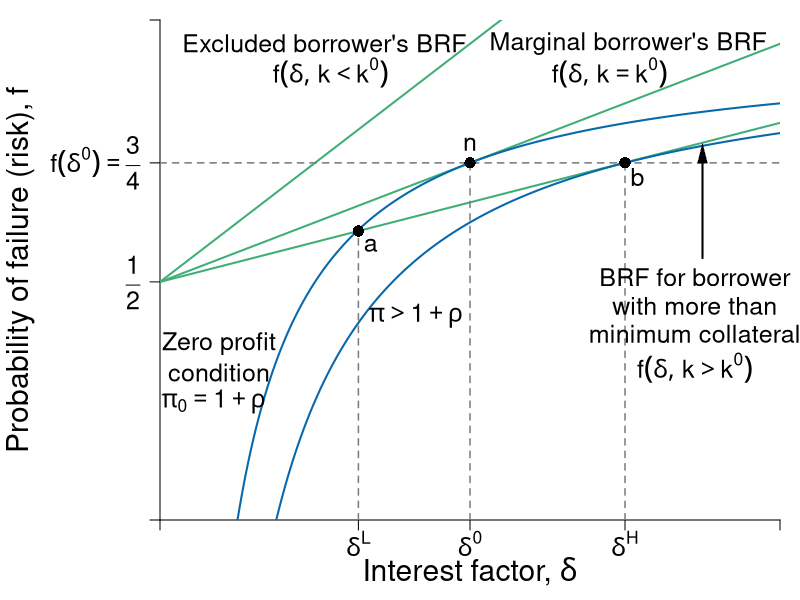

The R script that drew this image:
#Graph Designer: Simon Halliday, Scott Cohn
#Authors: Bowles, Foley and Halliday
#Title: Coordination, Conflict and Competition: A Text in Microeconomics

library(shape)
pdf(file = "credit/non_contractual_equity.pdf", width = 8, height = 6)

#Set parameters for graphics
pointsize <- 1.8
axislabelsize <- 1.8
labelsize <- 1.5
namesize <- 1.8
annotatesize <- 1.5
graphlinewidth <- 2
segmentlinewidth <- 1.5

COL <- c("#7fc97f", "#beaed4", "#fdc086", "#ffff99", "#386cb0", "#f0027f", "#bf5b17", "#666666")
COLA <- c("#e0f3db", "#99d8c9","#66c2a4","#41ae76", "#238b45", "#005824")
COLB <- c("#c6dbef", "#4eb3d3", "#2b8cbe", "#0868ac","#084081")
COLC <- c("#fcfbfd", "#efedf5", "#dadaeb", "#bcbddc", "#9e9ac8", "#807dba", "#6a51a3", "#54278f", "#3f007d")
grays <- gray.colors(25, start = 1, end = 0)

#Edited the margins to cater for the larger LHS labels
par(mar =  c(4, 8, 1, 1))

brfFn <- function(delta, mu = 1, k = 1) {
  .5 + (delta / (2 * mu)) * (1 - k)
}

PCFn <- function(delta, mu = 1) {
  delta/mu
}

isoreturnFn <- function(delta, pi=0.125) {
  1 - (pi)/delta
}

yFn <- function(d1, f1, mu = 1){
  mu*f1*(1 - f1) - d1*(1 - f1)
}

ylow <- function(delta, mu = 1, ybar = 0.0625){
  (-sqrt(delta^2 - 2*delta*mu + mu^2 - 4*mu*ybar) + delta + mu)/(2*mu)
}

yhigh <- function(delta, mu = 1, ybar = 0.0625){
  (sqrt(delta^2 - 2*delta*mu + mu^2 - 4*mu*ybar) + delta + mu)/(2*mu)
}

xlims <- c(0, 2)
ylims <- c(0, 1.05)

npts <- 501 
d1 <- seq(xlims[1], xlims[2], length.out = npts)
f1 <- seq(ylims[1], ylims[2], length.out = npts) 
a <- c(0.0625)

plot(0, 0, xlim = xlims, ylim = ylims, type = "n",
     xlab = expression(paste("")),
     ylab = expression(paste("")), 
     xaxt = "n", 
     yaxt = "n", 
     cex.lab = axislabelsize, 
     bty = "n", 
     xaxs = "i", 
     yaxs = "i"
)


ticksy <- c(ylims[1], 0.5, 0.75, ylims[2])
ylabels <- c(NA, expression(paste(frac(1,2))), expression(paste(f(delta^{0}) == frac(3,4))), NA)
ticksx <- c(xlims[1], 0.64, 1, 1.5, xlims[2])
xlabels <- c(NA, expression(paste(delta^{L})),expression(paste(delta^{0})), expression(paste(delta^{H})), NA)

axis(1, at = ticksx, pos = 0, labels = xlabels, cex.axis = labelsize)
axis(2, at = ticksy, pos = 0, labels = ylabels, las = 1, cex.axis = labelsize)

npts <- 503 
xx1 <- seq(xlims[1], xlims[2], length.out = npts)

#Draw the graphs
lines(xx1, brfFn(xx1, k = 0), col = COLA[4], lwd = graphlinewidth)
lines(xx1, brfFn(xx1, k = 0.5), col = COLA[4], lwd = graphlinewidth)
lines(xx1, brfFn(xx1, k = 0.666), col = COLA[4], lwd = graphlinewidth)
lines(xx1, isoreturnFn(xx1, pi = 0.25), col = COLB[4], lwd = graphlinewidth)
lines(xx1, isoreturnFn(xx1, pi = 0.375), col = COLB[4], lwd = graphlinewidth)


#Axis labels
mtext(expression(paste("Interest factor, ", delta)), side = 1, line = 2.5, cex = axislabelsize)
text(-0.45, 0.5*(ylims[2]), expression(paste("Probability of failure (risk), ", f)), xpd = TRUE, cex = axislabelsize, srt = 90) 


segments(0, 0.75, xlims[2], 0.75, lty = 2, col = grays[20] , lwd = segmentlinewidth)
 


segments(1.5, 0, 1.5, brfFn(delta = 1.5, k = 0.666), lty = 2, col = grays[20] , lwd = segmentlinewidth)
points(1.5, brfFn(1.5, k = 0.666), pch = 16, col = "black", cex = 1.5)
text(1.5 + 0.04, brfFn(1.5, k = 0.666) - 0.03, expression(paste(b)), cex = labelsize)

segments(1, 0, 1, brfFn(delta = 1, k = 0.5), lty = 2, col = grays[20] , lwd = segmentlinewidth)
points(1, brfFn(1, k = 0.5), pch = 16, col = "black", cex = 1.5)
text(1, brfFn(1, k = 0.5) + 0.04, expression(paste(n)), cex = labelsize)

segments(0.64, 0, 0.64, brfFn(delta = 0.64, k = 0.666), lty = 2, col = grays[20] , lwd = segmentlinewidth)
points(0.64, brfFn(0.64, k = 0.666), pch = 16, col = "black", cex = 1.5)
text(0.64 + 0.04, brfFn(0.64, k = 0.666) - 0.03, expression(paste(a)), cex = labelsize)


text(0.53, 1, expression(paste("Excluded borrower's BRF")), cex = labelsize, xpd = TRUE)
text(0.55, 0.94, expression(paste(f(delta, k < k^0))), cex = labelsize)

text(1.51, 1, expression(paste("Marginal borrower's BRF")), cex = labelsize, xpd = TRUE)
text(1.45, 0.94, expression(paste(f(delta, k == k^0))), cex = labelsize)


text(1.725, 0.51, expression(paste("BRF for borrower")), cex = labelsize, xpd = TRUE)
text(1.725, 0.45, expression(paste("with more than")), cex = labelsize, xpd = TRUE)
text(1.725, 0.39, expression(paste("minimum collateral")), cex = labelsize, xpd = TRUE)
text(1.725, 0.32, expression(paste(f(delta, k > k^0))), cex = labelsize, xpd = TRUE)
Arrows(1.75, 0.55, 1.75, 0.77, col = "black", lty = 1, lwd = 2, arr.type = "triangle", arr.lwd = 0.5)

text(0.825, 0.43, expression(paste(pi > 1 + rho)), cex = labelsize)

text(0.19, 0.37, expression(paste("Zero profit")), cex = labelsize)
text(0.19, 0.31, expression(paste("condition")), cex = labelsize)
text(0.1725, 0.25, expression(paste(pi[0] == 1 + rho)), cex = labelsize)


dev.off()
